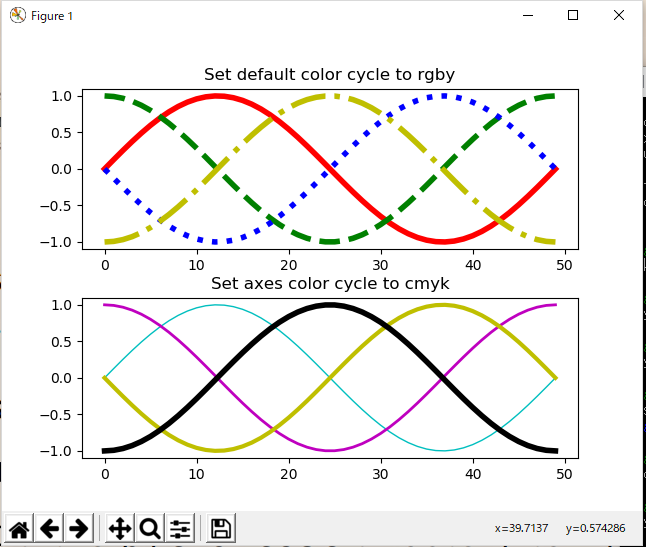

Generate this figure with Python:
from cycler import cycler
import numpy as np
import matplotlib.pyplot as plt


x = np.linspace(0, 2 * np.pi)
offsets = np.linspace(0, 2*np.pi, 4, endpoint=False)
# Create array with shifted-sine curve along each column
yy = np.transpose([np.sin(x + phi) for phi in offsets])

# 1. Setting prop cycle on default rc parameter
plt.rc('lines', linewidth=4)
plt.rc('axes', prop_cycle=(cycler('color', ['r', 'g', 'b', 'y']) +
                           cycler('linestyle', ['-', '--', ':', '-.'])))
fig, (ax0, ax1) = plt.subplots(nrows=2)
ax0.plot(yy)
ax0.set_title('Set default color cycle to rgby')

# 2. Define prop cycle for single set of axes
ax1.set_prop_cycle(cycler('color', ['c', 'm', 'y', 'k']) +
                   cycler('lw', [1, 2, 3, 4]))
ax1.plot(yy)
ax1.set_title('Set axes color cycle to cmyk')

# Tweak spacing between subplots to prevent labels from overlapping
fig.subplots_adjust(hspace=0.3)
plt.show()
